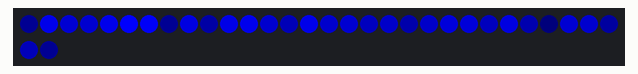
This sketch was run on a simulated Arduino Uno, built with avr-gcc and run on an emulated ATmega328P. Shown: 32 RGB LEDs in strip order, left to right, continuing on the next row. Random numbers use the default seed unless the sketch sets one.

Above: at 3.88 s.
At 4.87 s:
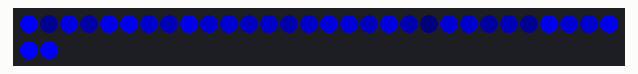

Measured:
- by itself, everything shown: repeats every 4.9 s, in 31 steps

The sketch:

led.ino
```cpp
//ライブラリインクルード
#include <Adafruit_NeoPixel.h>

#define LED_COUNT ( 32 )
#define DIGITAL_PIN ( 13 )
Adafruit_NeoPixel led = Adafruit_NeoPixel( LED_COUNT, DIGITAL_PIN , NEO_GRB + NEO_KHZ800);

//case 1の海の表現用
const byte A[32] = {
  random(255), random(255), random(255), random(255), random(255),
  random(255), random(255), random(255), random(255), random(255),
  random(255), random(255), random(255), random(255), random(255),
  random(255), random(255), random(255), random(255), random(255),
  random(255), random(255), random(255), random(255), random(255),
  random(255), random(255), random(255), random(255), random(255),
  random(255), random(255)
};

//case 3の山の表現用
byte windForest = 0;

//case 4の果物用
byte positionPoint[2] = {};


void setup() {
  //初期化処理
  led.begin();
  led.show();
}


void loop() {

  //AWSからGETする光らせ方のパターン情報
  byte awsTriggerNum = 1;

  //TODO
  //皿が置かれていない条件では光らない処理の追加

  switch (awsTriggerNum) {

    //初期状態
    case 0:
      break;

    //魚(海)
    case 1:
      for (int n = 0 ; n < LED_COUNT ; n++ ) {
        for (int i = 0 ; i < LED_COUNT ; i++ ) {
          led.setPixelColor(i, led.Color(0, 0, A[(i + n) % 31]));
        }
        led.show();
        delay(150);
      }
      break;

    //餃子(熱)
    case 2:
      for (int i = 0 ; i < LED_COUNT ; i++ ) {
        byte firePower = random(255);
        led.setPixelColor(i, led.Color(firePower, random(firePower / 2), 0));
      }
      led.show();
      delay(300);
      break;

    //野菜(山)
    case 3:
      if (windForest <= 55) {
        for (int n = 0 ; n < LED_COUNT ; n++ ) {
          for (int i = 0 ; i < LED_COUNT ; i++ ) {
            led.setPixelColor(i, led.Color(random(A[(i + n) % 31] / 5), A[(i + n) % 31], A[(i + n) % 31] / 5));
          }
          led.show();
          delay(random(50 + 5 * windForest));
          windForest += 1;
        }
      } else {
        for (int n = LED_COUNT ; n >= 0 ; n-- ) {
          for (int i = 0 ; i < LED_COUNT ; i++ ) {
            led.setPixelColor(i, led.Color(random(A[(i + n) % 31] / 5), A[(i + n) % 31], A[(i + n) % 31] / 5));
          }
          led.show();
          delay(random(255 - 5 * (windForest - 55)));
          windForest += 1;
          if (windForest > 110) {
            windForest = 0;
          }
        }
      }
      break;

    //果物
    case 4:
      positionPoint[0] = random(0, 11);
      positionPoint[1] = random(0, 3);
      for (int n = 0; n < random(6, 12); n++) {
        for (int m = 0 ; m < positionPoint[1] ; m++ ) {
          for (int i = 0 ; i < positionPoint[2] ; i++ ) {
            led.setPixelColor(i + positionPoint[2], led.Color(A[(i + n) % 31], 0, A[(i + n) % 31]));
            led.setPixelColor(positionPoint[2] - 1 - i, led.Color(A[(i + n) % 31], 0, A[(i + n) % 31]));
            led.show();
            delay(100);
            led.setPixelColor(i + positionPoint[2], led.Color(0, 0, 0));
            led.setPixelColor(positionPoint[2] - 1 - i, led.Color(0, 0, 0));
            led.show();
          }
        }
      }
      break;

    //笑顔
    case 11:
      for (int n = 0 ; n < LED_COUNT ; n++ ) {
        for (int m = 0 ; m < 4 ; m++ ) {
          for (int i = 0 ; i < 6 ; i++ ) {
            led.setPixelColor(i + 6 + 4 * m, led.Color(A[(i + n) % 31], A[(i + n) % 31] / 2, 0));
            led.setPixelColor(5 - i + 4 * m, led.Color(A[(i + n) % 31], A[(i + n) % 31] / 2, 0));
          }
        }
        led.show();
        delay(150);
      }
      break;

    //不満
    case 12:
      for (int n = LED_COUNT ; n >= 0 ; n-- ) {
        for (int m = 4 ; m >= 0 ; m-- ) {
          for (int i = 6 ; i >= 0 ; i-- ) {
            led.setPixelColor(i + 5 + 4 * m, led.Color(0, A[(i + n) % 31] / 2, A[(i + n) % 31]));
            led.setPixelColor(6 - i + 4 * m, led.Color(0, A[(i + n) % 31] / 2, A[(i + n) % 31]));
          }
        }
        led.show();
        delay(150);
      }
      break;

    default:
      Serial.println("Not Action");

  }
}
```
